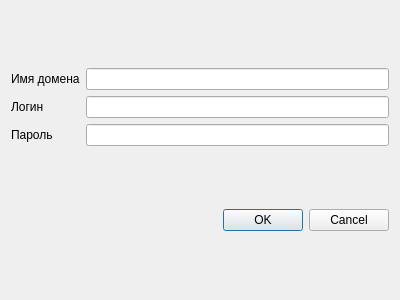
<?xml version="1.0" encoding="UTF-8"?>
<ui version="4.0">
 <class>AddRecord</class>
 <widget class="QWidget" name="AddRecord">
  <property name="geometry">
   <rect>
    <x>0</x>
    <y>0</y>
    <width>400</width>
    <height>300</height>
   </rect>
  </property>
  <property name="windowTitle">
   <string>Form</string>
  </property>
  <layout class="QGridLayout" name="gridLayout">
   <item row="0" column="0">
    <layout class="QHBoxLayout" name="horizontalLayout">
     <item>
      <layout class="QVBoxLayout" name="verticalLayout">
       <item>
        <widget class="QLabel" name="recordNameLabel">
         <property name="text">
          <string>Имя домена</string>
         </property>
        </widget>
       </item>
       <item>
        <widget class="QLabel" name="userNameLabel">
         <property name="text">
          <string>Логин</string>
         </property>
        </widget>
       </item>
       <item>
        <widget class="QLabel" name="passwordLabel">
         <property name="text">
          <string>Пароль</string>
         </property>
        </widget>
       </item>
      </layout>
     </item>
     <item>
      <layout class="QVBoxLayout" name="verticalLayout_3">
       <item>
        <widget class="QLineEdit" name="recordNameLineEdit"/>
       </item>
       <item>
        <widget class="QLineEdit" name="userNameLineEdit"/>
       </item>
       <item>
        <widget class="QLineEdit" name="passwordLineEdit"/>
       </item>
      </layout>
     </item>
    </layout>
   </item>
   <item row="1" column="0">
    <widget class="QDialogButtonBox" name="buttonBox">
     <property name="orientation">
      <enum>Qt::Horizontal</enum>
     </property>
     <property name="standardButtons">
      <set>QDialogButtonBox::Cancel|QDialogButtonBox::Ok</set>
     </property>
    </widget>
   </item>
  </layout>
 </widget>
 <resources/>
 <connections/>
</ui>
